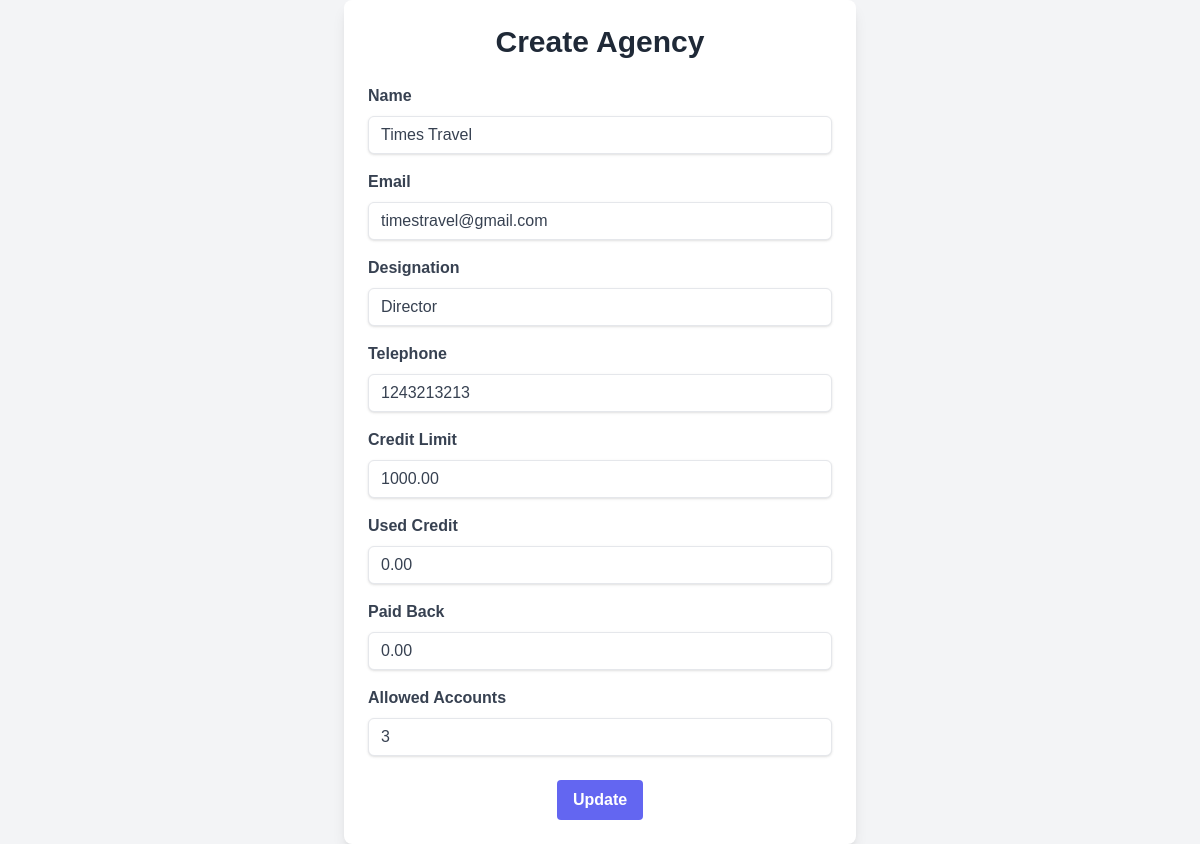
The page /update_agency/1 (signed in) on the database as committed earlier.
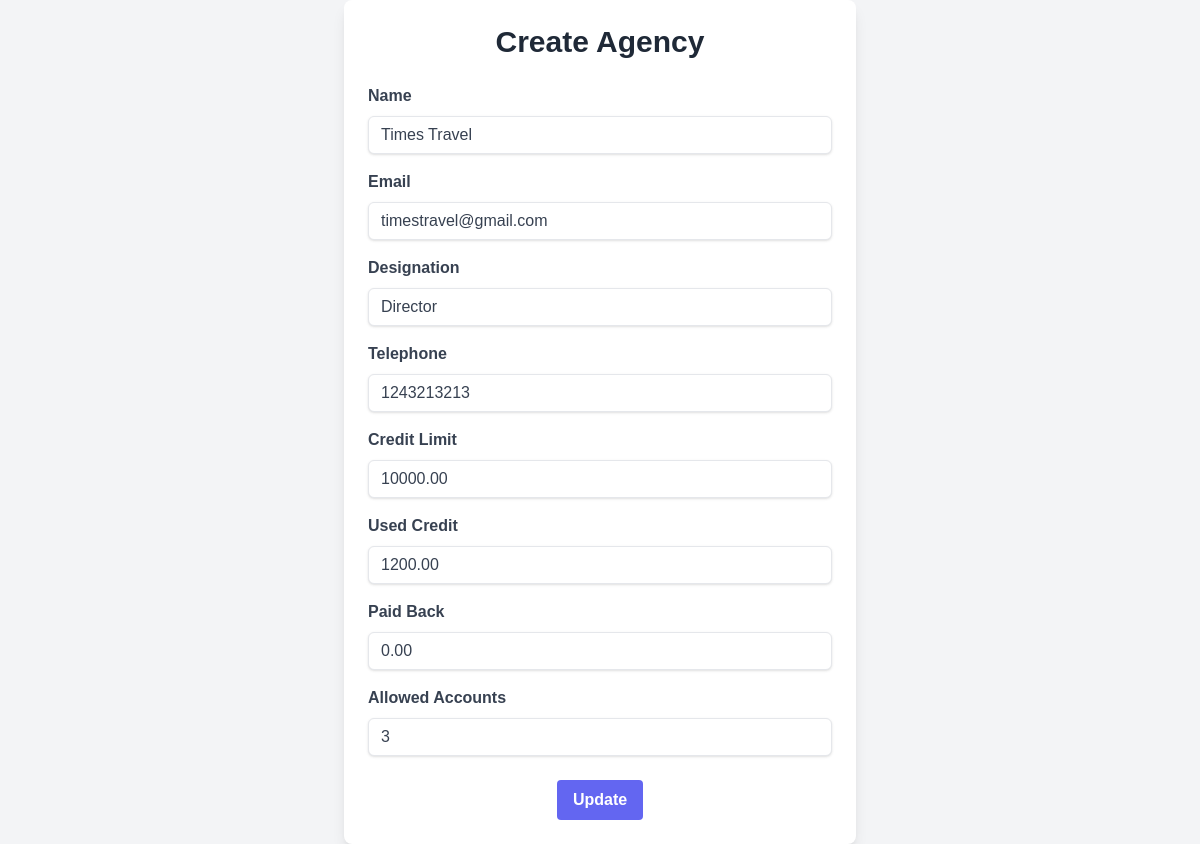
The same page on the database as committed later.
### app/models.py (models this page shows, shortened)
class Agency(db.Model):
    __tablename__ = 'agencies'
    id = Column(Integer, primary_key=True)
    name = Column(String(128), nullable=False)
    email = Column(String(120), index=True, unique=True, nullable=False)
    designation = Column(String(128), nullable=True)
    telephone = Column(BigInteger, nullable=True)
    credit_limit = Column(Numeric(precision=12, scale=2), default=0.00)
    used_credit = Column(Numeric(precision=12, scale=2), default=0.00)
    paid_back = Column(Numeric(precision=12, scale=2), default=0.00)
    account_limit = Column(Numeric(precision=5, scale=0), default=0)
    allowed_accounts = Column(Integer, default=0)
    users = relationship(
        'User',
        back_populates='agency',
        foreign_keys='User.agency_id'
    )
    bookings = relationship(
        'Booking',
        back_populates='agency',
        foreign_keys='Booking.agency_id',
        lazy='joined'
    )

### app/routes/agency_routes.py (the view, shortened to what this page needs)
@agency_bp.route('/update_agency/<int:agency_id>', methods=['GET', 'POST'])
@login_required
@roles_required('super_admin', 'agency_admin', 'admin')
def update_agency(agency_id):
    agency = Agency.query.get_or_404(agency_id)
    if not (current_user.role == 'super_admin' or
        (current_user.role == 'agency_admin' and current_user.agency_id == agency_id)):
        flash('You are not allowed to update this agency.', 'danger')
        return render_template('agency/agencies.html', agencies=[agency])
    form = UpdateAgencyForm(obj=agency)
    return render_template('agency/update_agency.html', title='Update Agency', form=form, agency=agency)

### app/forms.py
class UpdateAgencyForm(FlaskForm):
    name = StringField('Name', validators=[DataRequired(), Length(max=128)])
    email = EmailField('Email', validators=[DataRequired(), Email()])
    designation = StringField('Designation', validators=[Optional(), Length(max=128)])
    telephone = IntegerField('Telephone', validators=[Optional()])
    credit_limit = DecimalField('Credit Limit', validators=[Optional(), NumberRange(min=0)], default=0.00)
    used_credit = DecimalField('Used Credit', validators=[Optional(), NumberRange(min=0)], default=0.00)
    paid_back = DecimalField('Paid Back', validators=[Optional(), NumberRange(min=0)], default=0.00)
    allowed_accounts = IntegerField('Allowed Accounts', validators=[Optional(), NumberRange(min=0)], default=0)
    submit = SubmitField('Update')

### app/models.py (called while the page is built)
@login.user_loader
def load_user(id):
    return User.query.get(int(id))

### app/templates/agency/update_agency.html (shortened to what this page needs)
<!DOCTYPE html>
<html lang="en">
<head>
    <script src="https://cdn.tailwindcss.com"></script>
</head>
<body class="bg-gray-100">
    <div class="max-w-lg w-full bg-white rounded-lg shadow-lg overflow-hidden p-6">
        <div class="text-center mb-6">
            <h1 class="text-3xl font-bold text-gray-800">Create Agency</h1>
        </div>
        <form method="post">
            <div class="mb-4">
                {{ form.name.label(class="block text-gray-700 font-bold mb-2") }}
                {{ form.name(class="shadow appearance-none border rounded-md w-full py-2 px-3 text-gray-700 leading-tight focus:outline-none focus:shadow-outline") }}
            </div>
            <div class="mb-4">
                {{ form.email.label(class="block text-gray-700 font-bold mb-2") }}
                {{ form.email(class="shadow appearance-none border rounded-md w-full py-2 px-3 text-gray-700 leading-tight focus:outline-none focus:shadow-outline") }}
            </div>
            <div class="mb-4">
                {{ form.designation.label(class="block text-gray-700 font-bold mb-2") }}
                {{ form.designation(class="shadow appearance-none border rounded-md w-full py-2 px-3 text-gray-700 leading-tight focus:outline-none focus:shadow-outline") }}
            </div>
            <div class="mb-4">
                {{ form.telephone.label(class="block text-gray-700 font-bold mb-2") }}
                {{ form.telephone(class="shadow appearance-none border rounded-md w-full py-2 px-3 text-gray-700 leading-tight focus:outline-none focus:shadow-outline") }}
            </div>
            <div class="mb-4">
                {{ form.credit_limit.label(class="block text-gray-700 font-bold mb-2") }}
                {{ form.credit_limit(class="shadow appearance-none border rounded-md w-full py-2 px-3 text-gray-700 leading-tight focus:outline-none focus:shadow-outline") }}
            </div>
            <div class="mb-4">
                {{ form.used_credit.label(class="block text-gray-700 font-bold mb-2") }}
                {{ form.used_credit(class="shadow appearance-none border rounded-md w-full py-2 px-3 text-gray-700 leading-tight focus:outline-none focus:shadow-outline") }}
            </div>
            <div class="mb-4">
                {{ form.paid_back.label(class="block text-gray-700 font-bold mb-2") }}
                {{ form.paid_back(class="shadow appearance-none border rounded-md w-full py-2 px-3 text-gray-700 leading-tight focus:outline-none focus:shadow-outline") }}
            </div>
            <div class="mb-4">
                {{ form.allowed_accounts.label(class="block text-gray-700 font-bold mb-2") }}
                {{ form.allowed_accounts(class="shadow appearance-none border rounded-md w-full py-2 px-3 text-gray-700 leading-tight focus:outline-none focus:shadow-outline") }}
            </div>
            <div class="text-center mt-6">
                {{ form.submit(class="bg-indigo-500 hover:bg-indigo-700 text-white font-bold py-2 px-4 rounded focus:outline-none focus:shadow-outline transition-colors duration-200") }}
            </div>
        </form>
    </div>
</body>
</html>

Rows that differ between the two databases and show on the page:
changed Agency "Times Travel": credit_limit "1000.00" → "10000.00"; used_credit "0.00" → "1200.00"
